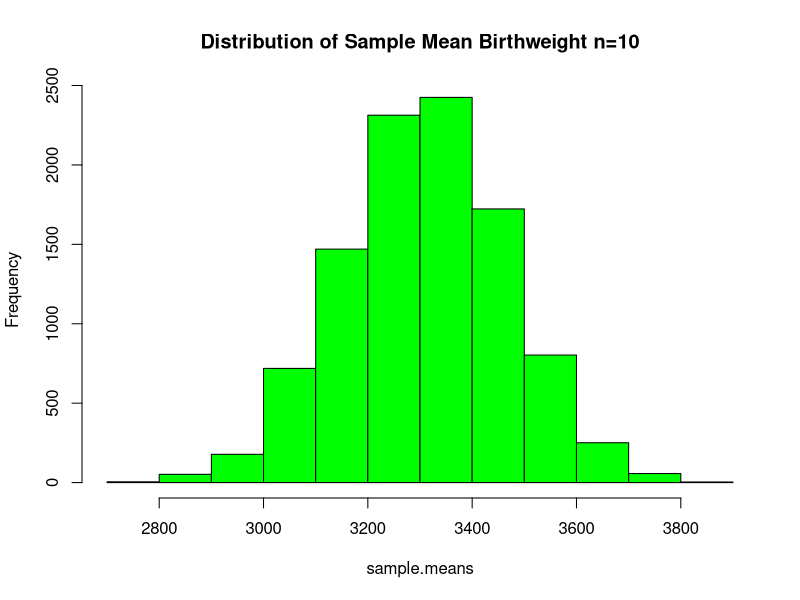
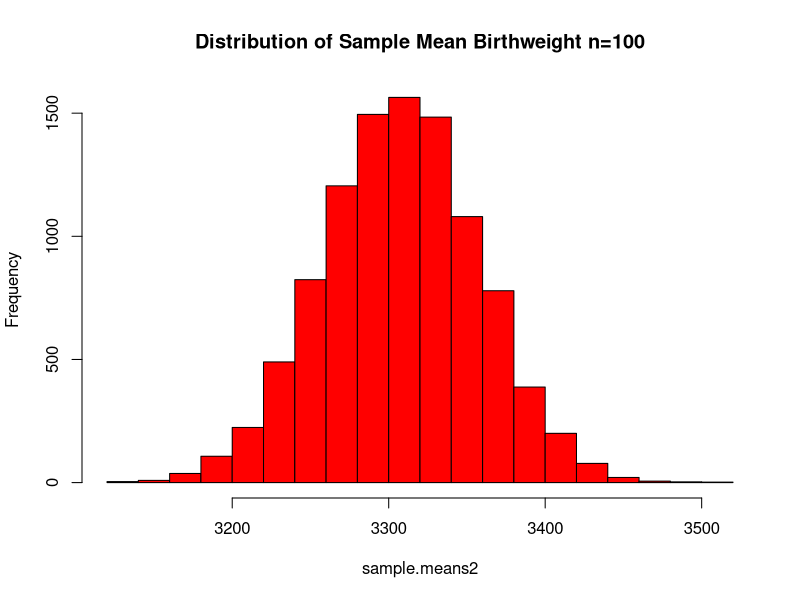
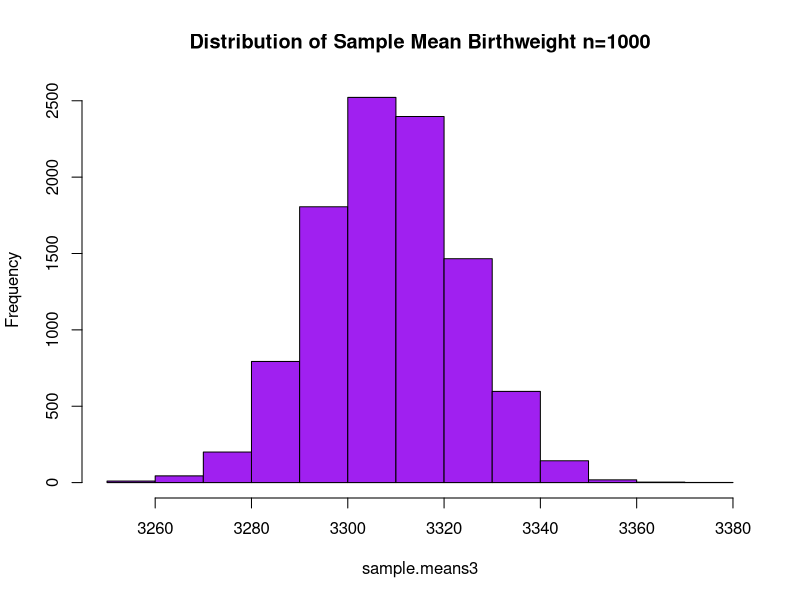

The R source for these figures, in order:
## ---- chunk 1

#define variables
sample.means <- numeric()
sample.means2 <- numeric()
sample.means3 <- numeric()


#population of 10000 infant birth weights with a mean of 3300 grams and standard deviation of 500
pop.birthweight <- rnorm(10000, mean=3300, sd=500)

#sample of n=10, n=100, n=1000 infants and calculate sample mean
sample1 <- sample(pop.birthweight, size=10)
sample1Mean <- mean(sample1)

sample2 <- sample(pop.birthweight, size=100)
sample2Mean <- mean(sample2)

sample3 <- sample(pop.birthweight, size=1000)
sample3Mean <- mean(sample3)

#repeat 10000 times for each sample size 

for (i in 1:10000){
  this.sample <- sample(pop.birthweight, size=10)
  sample.means[i] <- mean(this.sample)
}

for (i in 1:10000){
  this.sample2 <- sample(pop.birthweight, size=100)
  sample.means2[i] <- mean(this.sample2)
}

for (i in 1:10000){
  this.sample3 <- sample(pop.birthweight, size=1000)
  sample.means3[i] <- mean(this.sample3)
}

#plot a histogram of the distribution of sample means for each sample size

hist(sample.means, col="green", main="Distribution of Sample Mean Birthweight n=10")

hist(sample.means2, col="red", main="Distribution of Sample Mean Birthweight n=100")

hist(sample.means3, col="purple", main="Distribution of Sample Mean Birthweight n=1000")
